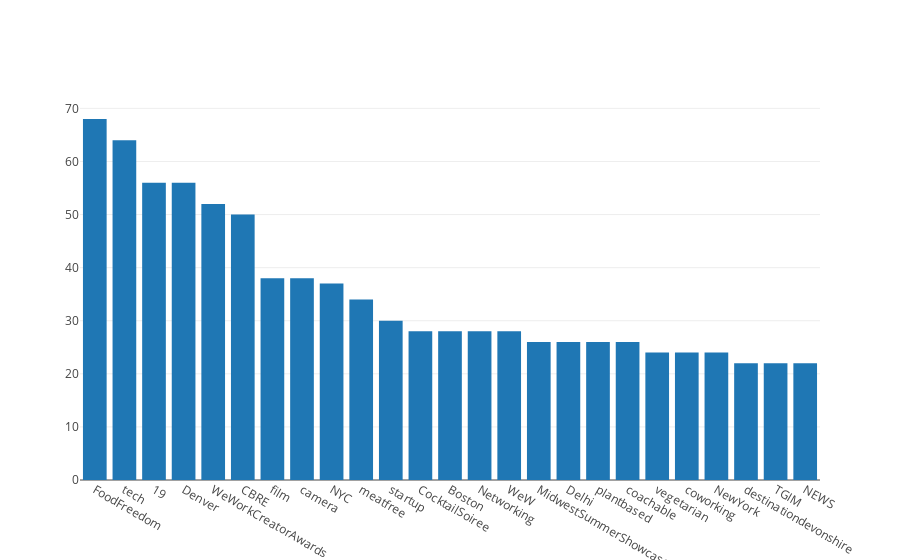

Notebook code cell kept with this figure:
### Code cell
import plotly

plotly.offline.init_notebook_mode(connected=True)
trace0 = {'type': 'bar', 'x': l_names, 'y': t_times}


plotly.offline.iplot([trace0])

### Figure 1 — Plotly figure (JSON) as saved in the notebook; plotly's stock layout.template omitted (floating-point values rounded to 4 significant figures)
{"data": [{"type": "bar", "uid": "a0829164-9502-11e8-b502-14abc55dfd99", "x": ["FoodFreedom", "tech", "19", "Denver", "WeWorkCreatorAwards", "CBRE", "film", "camera", "NYC", "meatfree", "startup", "CocktailSoiree", "Boston", "Networking", "WeW", "MidwestSummerShowcase", "Delhi", "plantbased", "coachable", "vegetarian", "coworking", "NewYork", "destinationdevonshire", "TGIM", "NEWS"], "y": [68, 64, 56, 56, 52, 50, 38, 38, 37, 34, 30, 28, 28, 28, 28, 26, 26, 26, 26, 24, 24, 24, 22, 22, 22]}], "layout": {}}
